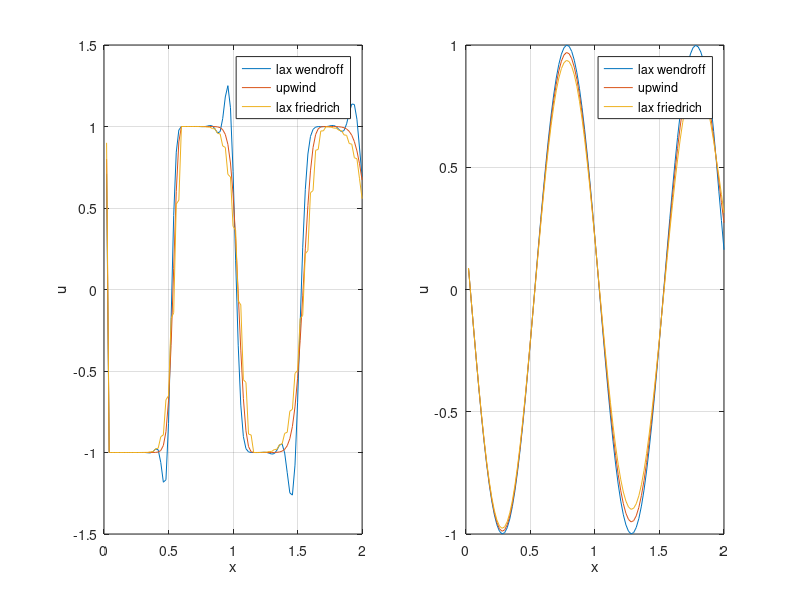

Write MATLAB code to recreate this figure. (Note: this script raises an error after producing the figure.)
%% SF2520 HT19-2 Applied Numerical Methods
%% Computer exercise 5
%% Numerical experiments with hyperbolic PDE problems
%% Armin Salmasi 
%% Part 1
%% %%%%%%%%%%%%%%%%%%%%%%%%%%%%%%%%%%%%%
close all;clear variables;clc;
g_sin=@(t,T) sin(2*pi*t/T); 
g_sq=@(t,T) square(t*2*T*pi);
%% disceritization
N = 100; % number of z grids
T = 1; % end time
a = 1; % a coefficient
Lz=2; % domain size
h = Lz/N; % step in z (dz) 
sigm = 0.9; %[0.1 0.5 0.9 1 1.1]% sigma =a*dt/h
dt = sigm*h/a; % calculate dt from sigma
ts = dt:dt:2*T+dt; % time disceritization
zs = h:h:Lz;  % z grid disceritization 
figure(1)
for funi=[1,2] % i=1 square function/ i=2 sin function
    % A matrix
    A_LxF = full(gallery('tridiag',N,0.5*(1+sigm),0,0.5*(1-sigm)));
    if a>0
        A_UPW = full(gallery('tridiag',N,sigm,1-sigm,0));
    else
        A_UPW = full(gallery('tridiag',N,0,1-sigm,-sigm));
    end    
    A_LxW = full(gallery('tridiag',N,0.5*(sigm+sigm^2),1-sigm^2,0.5*(sigm^2-sigm)));
    % initial value
    u_LxF(:,1) = zeros(N,1);
    u_UPW(:,1) = zeros(N,1);
    u_LxW(:,1) = zeros(N,1);
    b_LxF=u_LxF;
    b_UPW=u_UPW;
    b_LxW=u_LxW;
    % itteration over time 
    for t =1:length(ts)
        % left BC 
        if funi==1
            b_LxF(1)=0.5*(1+sigm)*g_sq(ts(t),T);
            if a>0
                b_UPW(1) = sigm*g_sq(ts(t),T);
            else
                b_UPW(end) = sigm*g_sq(ts(t),T);
            end    
            b_LxW(1) = 0.5*sigm*(sigm+1)*g_sq(ts(t),T);
        else
            b_LxF(1)=0.5*(1+sigm)*g_sin(ts(t),T);
            if a>0
                b_UPW(1) = sigm*g_sin(ts(t),T);
            else
                b_UPW(end) = sigm*g_sin(ts(t),T);
            end    
            b_LxW(1) = 0.5*sigm*(sigm+1)*g_sin(ts(t),T);
        end
        % calculate the solution
        u_LxF(:,t+1)=A_LxF*u_LxF(:,t)+b_LxF;
        u_UPW(:,t+1)=A_UPW*u_UPW(:,t)+b_UPW;
        u_LxW(:,t+1)=A_LxW*u_LxW(:,t)+b_LxW;
        % right bc extrapolation for LxW and LxF
        if t == length(ts)
           u_LxF(end,t+1) =  2*u_LxF(end-1,t+1) - u_LxF(end-2,t+1);
           u_LxW(end,t+1) =  2*u_LxW(end-1,t+1) - u_LxW(end-2,t+1);
        end
    end
    % Plotting
    subplot(1,2,funi)
        hold on;
        box on;
        grid on;
        plot(zs,u_LxW(:,end));
        plot(zs,u_UPW(:,end));
        plot(zs,u_LxF(:,end));
        xlabel('x');
        ylabel('u');
        legend({'lax wendroff' ,'upwind', 'lax friedrich'});
    clear u_LxF u_LxW u_UPW ;
end
%% %%%%%%%%%%%%%%%%%%%%%%%%%%%%%%%%%%%%%%%%%%%%%%%%%%%%%%%%%%%%%%%%%%%%%%%%
presskey()
%% %%%%%%%%%%%%%%%%%%%%%%%%%%%%%%%%%%%%%%%%%%%%%%%%%%%%%%%%%%%%%%%%%%%%%%%%
% SF2520 HT19-2 Applied Numerical Methods
% Computer exercise 5
% Numerical experiments with hyperbolic PDE problems
% Armin Salmasi
% part 2
%% %%%%%%%%%%%%%%%%%%%%%%%%%%%%%%%%%%%%%%%%%%%%%%%%%%%%%%%%%%%%%%%%%%%%%%%%
clear variables;clc;
U_0t=@(t,Tc,Th)((t<=0.25&&0<=t)*(Tc+(Th-Tc)*sin(2*pi*t))+ ...
    (t<=2&&0.25<t)*Th + ...
    (Th+Tc*sin(4*pi*(t-2)))*(t>2));   
% disceritization
h = 0.1; % step in z (dz)
dt = 0.05; % step in t
v = 1; % velocity of the fluid
Lz = 3; % domain size
T=5;
ts = dt:dt:2*T+dt; % time disceritization
zs = 0:h:Lz;  % z grid disceritization
k = 0.2 ;%heat exchange parameter
uc= 10; % T cool
uh = 100; % Thot
alp=k*dt 
gam = alp-(alp^2)/2
sigm = v*dt/h
N=length(zs);
% A matrix
if v>0
    A_UPW = full(gallery('tridiag',N,sigm,1-sigm-alp,0));
end
A_LxW = full(gallery('tridiag',N,0.5*(sigm*(1-alp)+sigm^2),...
                                1-sigm^2-gam,...
                                0.5*(-sigm*(1-alp)+sigm^2)));
% initial value
u_UPW(:,1) = ones(N,1)*uc;
u_LxW(:,1) = ones(N,1)*uc;
b_UPW=ones(N,1)*alp;
b_LxW=ones(N,1)*gam*uc;
% itteration over time
for t =1:length(ts)
    % left BC
    if v>0
        b_UPW(1) = b_UPW(1)+sigm*U_0t(t,uc,uh);
    end
    b_LxW(1)=(b_LxW(1)+ 0.5*(sigm*(1-alp)+sigm^2)*U_0t(t,uc,uh));
    % calculate the solution
    u_UPW(:,t+1)=A_UPW*u_UPW(:,t)+b_UPW;
    u_LxW(:,t+1)=A_LxW*u_LxW(:,t)+b_LxW;
    % right bc extrapolation for LxW
    if t == length(ts)
        u_LxW(end,t+1) =  2*u_LxW(end-1,t+1) - u_LxW(end-2,t+1);
    end
end
%% Plotting
% part a
figure(2)
subplot(2,2,1)
box on;
grid on;
surf([0 ts],zs,u_UPW);
title('upwind')
xlabel('t')
ylabel('x')
zlabel('u')
subplot(2,2,2)
box on;
grid on;
surf([0 ts],zs,u_LxW);
title('lax friedrich')
xlabel('t')
ylabel('x')
zlabel('u')
% part b
% find values ot t=2.5 and t=5
idx1=find(ts==2.5);
idx2=find(ts==5);
subplot(2,2,3)
hold on
box on;
grid on;
plot(zs,u_UPW(:,idx1));
plot(zs,u_LxW(:,idx1));
title('t=2.5')
xlabel('x')
ylabel('u')
legend({'upwind','lax friedrich'})
subplot(2,2,4)
hold on
box on;
grid on;
plot(zs,u_UPW(:,idx2));
plot(zs,u_LxW(:,idx2));
title('t=5')
xlabel('x')
ylabel('u')
legend({'upwind','lax friedrich'})

%% %%%%%%%%%%%%%%%%%%5%%%%%%%%%%%%%%%%%%%%%%%%%%%%%%%%%%%%%%%%%%%%%%%%%%%%%
function []=presskey()
%% wait for enter key
    disp("press enter to continue to part 2")
    currkey=0;
    while currkey~=1
        pause; % wait for a keypress
        currkey=get(gcf,'CurrentKey'); 
        if strcmp(currkey, 'return') % You also want to use strcmp here.
            currkey=1 % Error was here; the "==" should be "="
        else
            currkey=0 % Error was here; the "==" should be "="
        end
    end
end